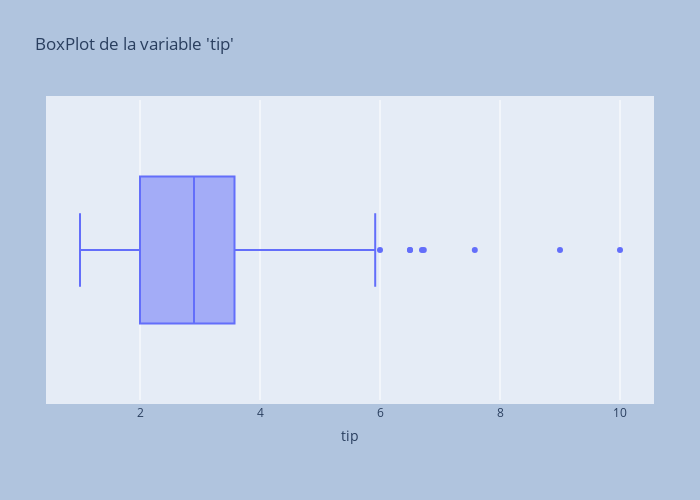

Source (notebook cell):
### Markdown cell above
#### BoxPlot

### Code cell
# Avec Plotly Express
fig = px.box(df, x="tip", title="BoxPlot de la variable 'tip'")
fig.update_traces(showlegend=False)
fig.update_layout(
    autosize=False,
    width=700,
    height=500,
    margin=dict(
        l=50,
        r=50,
        b=100,
        t=100,
        pad=4
    ),
    paper_bgcolor="LightSteelBlue",
)
fig.show()

### Figure 1 — Plotly figure (JSON) as saved in the notebook; plotly's stock layout.template omitted (floating-point values rounded to 4 significant figures; data arrays with more than 128 entries replaced by an {"elided": "..."} marker saying what was removed)
{"data": [{"alignmentgroup": "True", "hovertemplate": "tip=%{x}<extra></extra>", "legendgroup": "", "marker": {"color": "#636efa"}, "name": "", "notched": false, "offsetgroup": "", "orientation": "h", "showlegend": false, "type": "box", "x": {"elided": "244 float values"}, "x0": " ", "xaxis": "x", "y0": " ", "yaxis": "y"}], "layout": {"autosize": false, "boxmode": "group", "height": 500, "legend": {"tracegroupgap": 0}, "margin": {"b": 100, "l": 50, "pad": 4, "r": 50, "t": 100}, "paper_bgcolor": "LightSteelBlue", "title": {"text": "BoxPlot de la variable 'tip'"}, "width": 700, "xaxis": {"anchor": "y", "domain": [0, 1], "title": {"text": "tip"}}, "yaxis": {"anchor": "x", "domain": [0, 1]}}}
